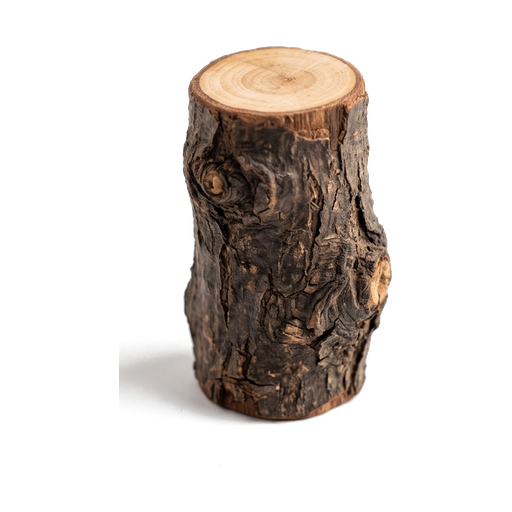
#> input picture assets/wood-piece.png, 512 x 512 px, given in place of 树棍棋子.png, which was not available
$ python process_assets.py
#> lines starting #> are read from the running program, lines starting #| are printed output that depends on the picture; pictures that were not available may be replaced by others from this repository, and a replacement may not be noted
from pathlib import Path
from PIL import Image
import shutil


ROOT = Path(__file__).resolve().parents[1]
SOURCES = {
    "board": Path(r"C:\Users\Administrator\Downloads\棋盘图.png"),
    "wood": Path(r"C:\Users\Administrator\Downloads\树棍棋子.png"),
    "stone": Path(r"C:\Users\Administrator\Downloads\石子棋子 (2).png"),
}


def cutout(
    source: Path,
    target: Path,
    crop_box: tuple[float, float, float, float],
    size: int = 512,
) -> None:
#> called with crop_box = (0.36, 0.16, 0.63, 0.89), size = 512
    image = Image.open(source).convert("RGBA")
#> image is the input picture: PIL image 512x512 RGBA; mean R, G, B, A 34.3, 28.5, 24.6, 68.6
    left, top, right, bottom = crop_box
    image = image.crop(
        (
            round(image.width * left),
            round(image.height * top),
            round(image.width * right),
            round(image.height * bottom),
        )
    )
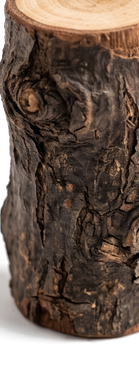
#> image: PIL image 139x374 RGBA; mean R, G, B, A 86.3, 69.4, 58.8, 225.3; transparent parts drawn white
    pixels = image.load()

    for y in range(image.height):
        for x in range(image.width):
            r, g, b, _ = pixels[x, y]
            darkness = max(0, 255 - min(r, g, b))
            alpha = max(0, min(255, round((darkness - 28) * 8.5)))
            pixels[x, y] = (r, g, b, alpha)

    bbox = image.getbbox()
#> bbox = (0, 0, 139, 374)
    if not bbox:
        raise ValueError(f"No opaque subject found in {source}")

    cropped = image.crop(bbox)
    ratio = min((size * 0.82) / cropped.width, (size * 0.82) / cropped.height)
#> ratio = 1.12
    resized = cropped.resize(
        (round(cropped.width * ratio), round(cropped.height * ratio)),
        Image.Resampling.LANCZOS,
    )
    canvas = Image.new("RGBA", (size, size))
#> canvas: PIL image 512x512 RGBA; every value is 0
    canvas.alpha_composite(
        resized,
        ((size - resized.width) // 2, (size - resized.height) // 2),
    )
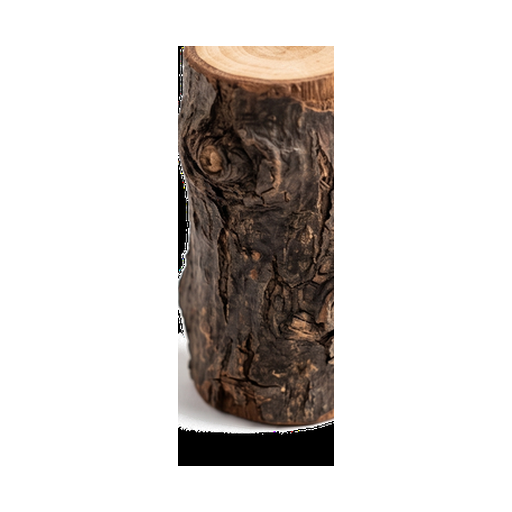
#> canvas: PIL image 512x512 RGBA; mean R, G, B, A 21.4, 17.1, 14.5, 62.9; transparent parts drawn white
    canvas.save(target)


def main() -> None:
    assets = ROOT / "assets"
    assets.mkdir(exist_ok=True)
    shutil.copy2(SOURCES["board"], assets / "board.png")
    cutout(SOURCES["wood"], assets / "wood-piece.png", (0.36, 0.16, 0.63, 0.89))
    cutout(SOURCES["stone"], assets / "stone-piece.png", (0.28, 0.20, 0.70, 0.84))
#> call 2 of cutout, with crop_box = (0.28, 0.2, 0.7, 0.84), size = 512
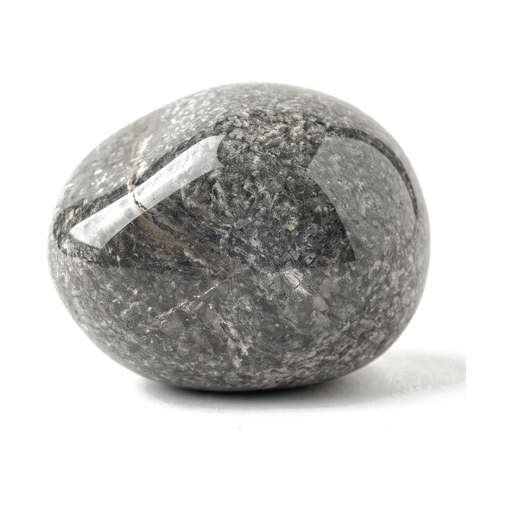
#> input picture assets/stone-piece.png, 512 x 512 px, given in place of 石子棋子 (2).png, which was not available
#> in cutout, image is the input picture: PIL image 512x512 RGBA; mean R, G, B, A 56.1, 55.7, 54.2, 97
#> in cutout (call 2), `image = image.crop( ( round(image.width * left), round(image.height * ..`:
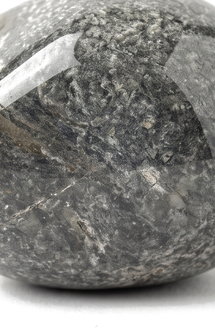
#> image: PIL image 215x328 RGBA; mean R, G, B, A 113.4, 112.7, 109.3, 232.5; transparent parts drawn white
#> in cutout (call 2), `bbox = image.getbbox()`: bbox = (0, 0, 215, 328)
#> in cutout (call 2), `cropped = image.crop(bbox)`:
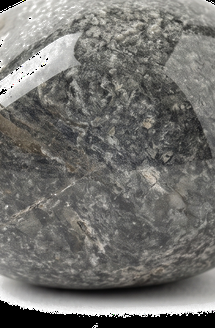
#> cropped: PIL image 215x328 RGBA; mean R, G, B, A 113.4, 112.7, 109.3, 246.9; transparent parts drawn white
#> in cutout (call 2), `resized = cropped.resize( (round(cropped.width * ratio), round(cropped..`:
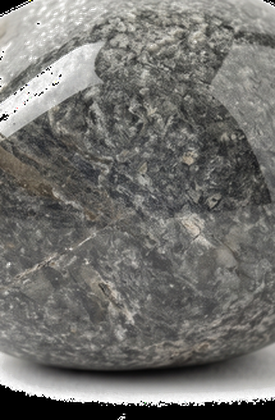
#> resized: PIL image 275x420 RGBA; mean R, G, B, A 112.2, 111.5, 108.1, 246.8; transparent parts drawn white
#> in cutout (call 2), `canvas.alpha_composite( resized, ((size - resized.width) // 2, (size -..`:
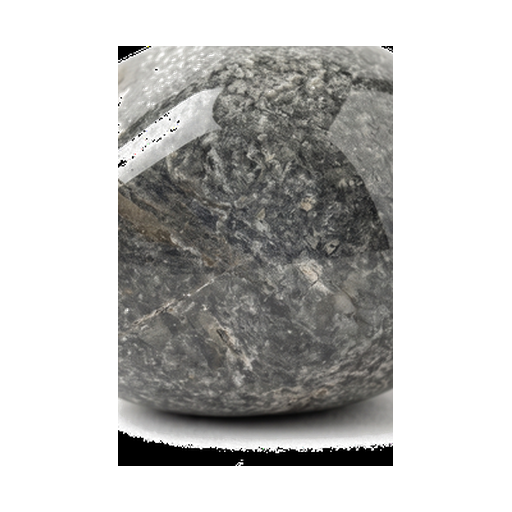
#> canvas: PIL image 512x512 RGBA; mean R, G, B, A 49.4, 49.1, 47.6, 108.7; transparent parts drawn white


if __name__ == "__main__":
    main()
